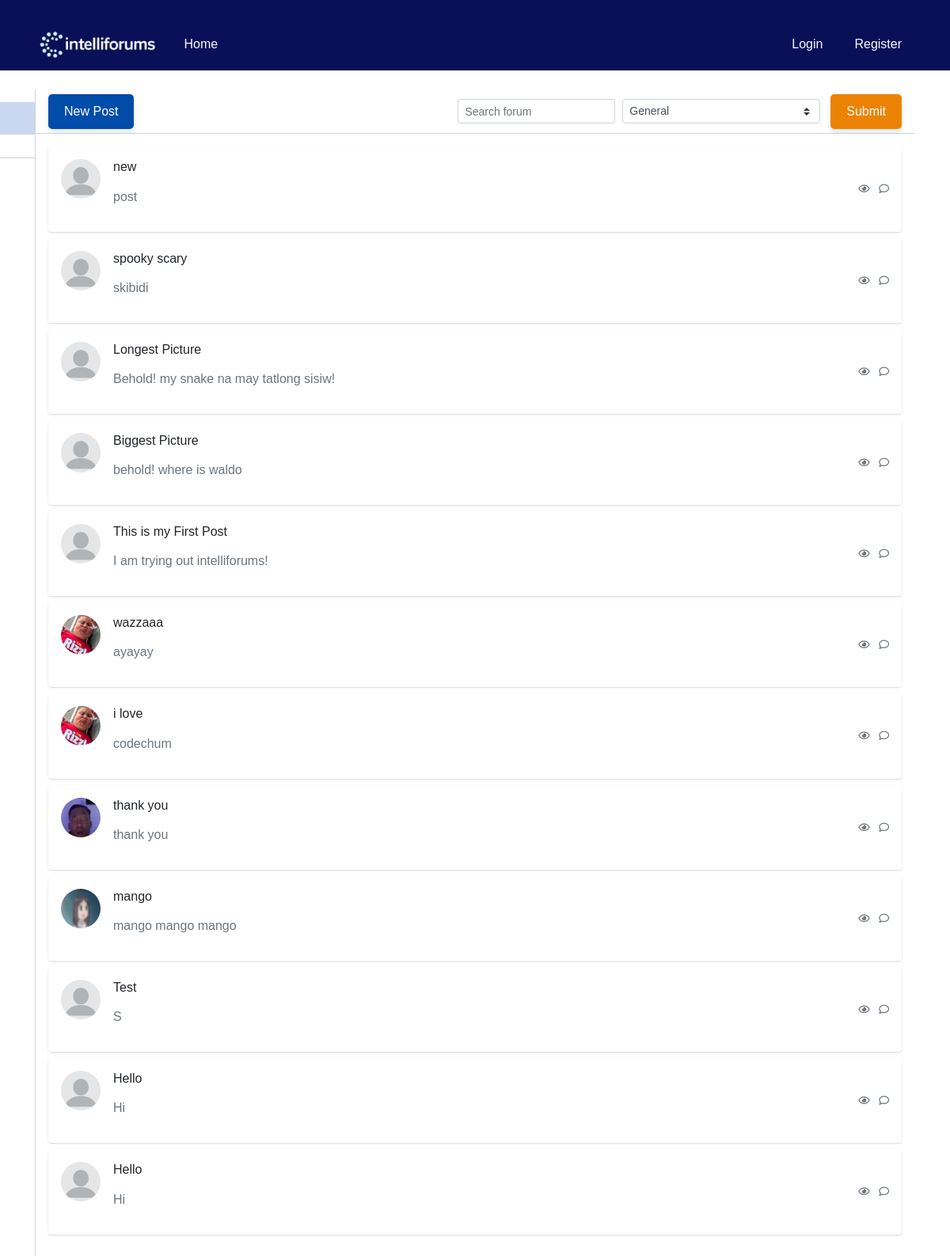
The app's page /home/0/1/, older data.
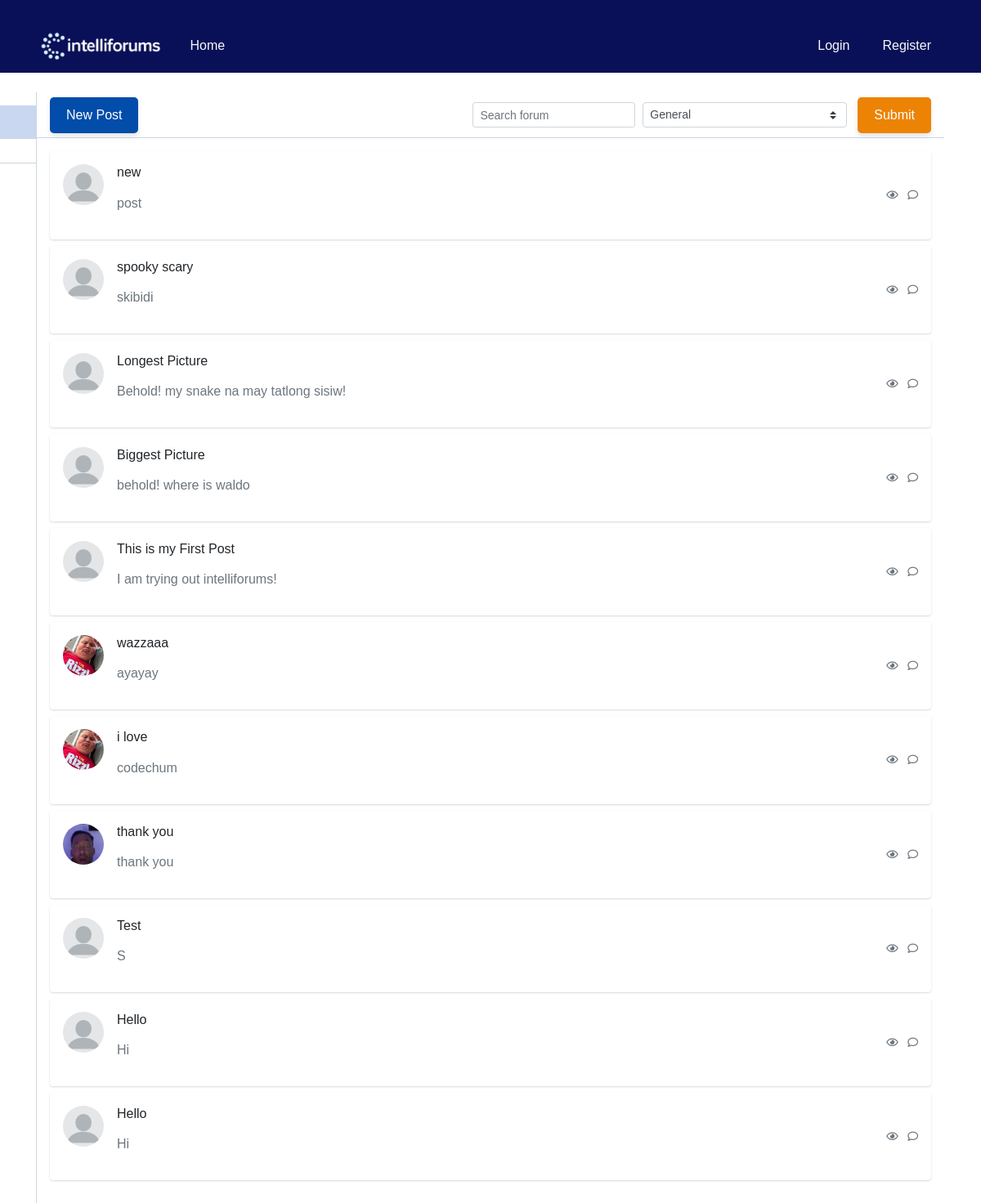
The same page, newer data.
### blog/models.py (models this page shows)
class UserPost(models.Model):
    post_ref = models.ForeignKey(Post, on_delete=models.CASCADE)
    user_ref = models.ForeignKey(User, on_delete=models.CASCADE)
    is_deleted = models.BooleanField(default=False)

### blog/views.py (the view)
# urls.py: path('home/<int:pk>/<int:page_number>/', views.fetch_posts, name='home'),
@csrf_protect
def fetch_posts(request, pk, page_number):
    banned_response = banned_propagator(request)
    if banned_response:
        return banned_response
    posts = []
    if request.method == 'POST':
        form = SearchForm(request.POST)
        if form.is_valid():
            substring = form.cleaned_data['content']
            choice = form.cleaned_data['choices']
            posts = _get_page_object(
                Paginator(
                    get_filtered_posts(
                        UserPost.objects.filter(
                            (Q(post_ref__title__icontains=substring) | Q(post_ref__content__icontains=substring)) &
                            Q(is_deleted=False))
                        .filter(id__in=Tag.objects.filter(forum_ref__id=choice)).values(
                            'post_ref__id',
                            'post_ref__user_ref__username',
                            'post_ref__title',
                            'post_ref__content',
                            'post_ref__created_at',
                            'post_ref__user_ref__picture',
                            'id'),
                    )
                    if Forum.objects.filter(id=choice).exists()
                    else get_filtered_posts(
                        UserPost.objects.filter(
                            Q(post_ref__title__icontains=substring) |
                            Q(post_ref__content__icontains=substring) &
                            Q(is_deleted=False)
                        )
                    ),
                    20
                ),
                page_number
            ).object_list
            pk = choice
    else:
        posts = _get_page_object(
            Paginator(
                get_filtered_posts(
                    UserPost.objects.filter(
                        id__in=Tag.objects.filter(forum_ref__id=pk)
                    )
                )
                if Forum.objects.filter(id=pk).exists()
                else get_filtered_posts(UserPost.objects.select_related('post_ref').filter(is_deleted=False)), 20
            ), page_number
        ).object_list
    search_form = SearchForm()
    posts = posts[::-1]
    forums = Forum.objects.all()
    return render(request, 'home.html', {
        'posts': posts,
        'page_number': page_number,
        'search_form': search_form,
        'user': request.user,
        'forums': forums,
        'forum_pk': int(pk)
    })

### blog/forms.py
class SearchForm(forms.Form):
    content = forms.CharField(
        widget=forms.TextInput(
            attrs={
                'class': 'form-control form-control-sm bg-gray-200 border-gray-200 shadow-none mb-4 mt-4',
                'placeholder': 'Search forum',
            },
        ),
        label="",
    )
    choices = forms.ChoiceField(
        label=""
    )
    def __init__(self, *args, **kwargs):
        super().__init__(*args, **kwargs)
        list_var = [(0, "General")]
        list_var.extend([(forum.id, forum.title)
                        for forum in Forum.objects.all()])
        self.fields['choices'].choices = list_var
        self.fields['choices'].widget.attrs.update(
            {'class': 'custom-select custom-select-sm w-auto mr-1'})

### blog/views.py (called while the page is built)
def banned_propagator(request):
    if request.user.is_authenticated and request.user.bans_received.exists():
        userban = request.user.bans_received.first()
        return render(request, 'banned.html', {
            'userban': userban,
        })
    return None

### blog/templates/home.html (shortened to what this page needs)
<!DOCTYPE html>
<html lang="en">
<head>
    {% load static %}
    <link rel="stylesheet" href="{% static 'blog/css/global.css' %}">
    <link rel="stylesheet" href="{% static 'blog/css/home.css' %}">
</head>
<body>
{% include 'header.html' %}
<div class="container">
    <div class="main-body p-0">
        <div class="inner-wrapper">
            {% include 'sidebar.html' %}
            <div class="inner-main">
                <div class="inner-main-header">
                    <button type="button" class="black-button" onclick= "location.href = '{% url 'new_post' %}'">New Post</button>
                    <span class="input-icon input-icon-sm ml-auto w-auto">
                        <form action="" method="post" class="d-flex align-items-center">
                            {{ search_form.content }}
                            {{ search_form.choices }}
                            <button class="orange-button" type="submit">Submit</button>
                        </form>
                    </span>
                </div>
                <div class="inner-main-body p-2 p-sm-3 collapse forum-content show">
                    {% for post in posts %}
                        <div class="card mb-2" onclick="window.location.href='{% url 'post_detail' pk=post.id page_number=1 %}'" style="cursor: pointer;">
                            <div class="card-body p-2 p-sm-3">
                                <div class="media forum-item">
                                    <a href="#" data-toggle="collapse" data-target=".forum-content">
                                        <img src="/media/{{ post.post_ref__user_ref__picture }}" class="mr-3 rounded-circle" width="50" height="50" alt="User" onclick="event.stopPropagation(); window.location.href='/profile/{{ post.user_ref__id }}/'"/>
                                    </a>
                                    <div class="media-body">
                                        <h6>
                                            <p class="text-body">{{ post.post_ref__title }}</p>
                                        </h6>
                                        <p class="text-secondary">
                                            {{ post.post_ref__content }}
                                        </p>
                                    </div>
                                    <div class="text-muted small text-center align-self-center">
                                        <span class="d-none d-sm-inline-block">
                                            <i class="far fa-eye"></i>
                                        </span>
                                        <span>
                                            <i class="far fa-comment ml-2"></i>
                                        </span>
                                    </div>
                                </div>
                            </div>
                        </div>
                    {% endfor %}
                </div>
            </div>
        </div>
    </div>
</div>
</body>
</html>

Row changes from the older to the newer data that the page shows:
removed UserPost: shows a picture, post_ref__title "mango", post_ref__content "mango mango mango"
